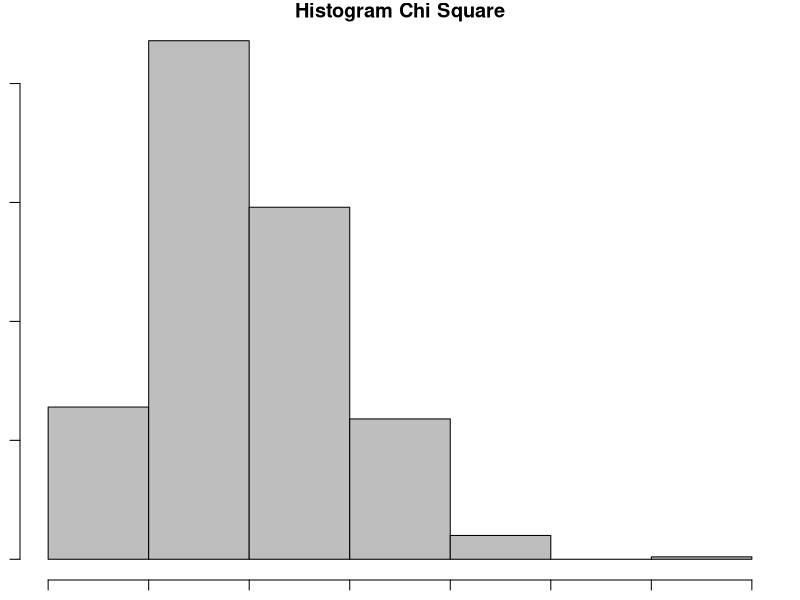

The R script that drew this image:
# Nama  : Ghifari Maaliki Syafa Syuhada
# NRP   : 5025211158
# Kelas : Probabilitas dan Statistika C
#
# ---------- Modul 1 Praktikum Probabilitas dan Statistik 2023 ----------
# ----------------------- Distribusi Probabilitas -----------------------

# 3

x <- 3
v <- 10

# a. Distribusi Chi Square
dchisq(x,v)

# b. Membuat histogram dengan 500 data acak
set.seed(0)
rand <- rchisq(500, v)
par(mar = c(1, 1, 1, 1))
hist(rand, col = "grey", border = "black",
     main = "Histogram Chi Square",
     xlab = "x-axis",
     ylab = "y-axis")

# c. Nilai rataan dan varian Chi Square
cat(
  "Nilai rataan: ", v, "\n",
  "Varian: ", 2*v, "\n"
)